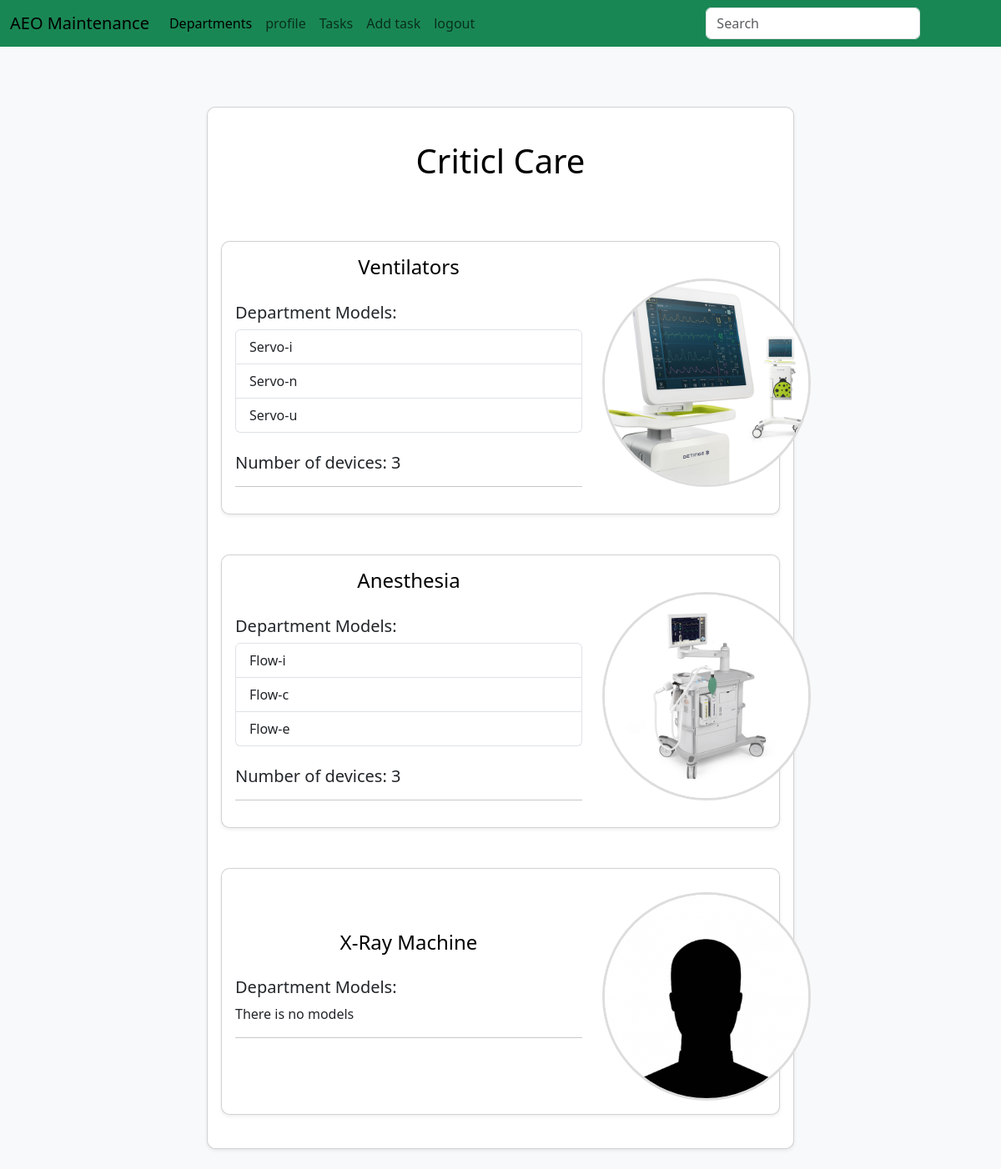
Screenshot of /departments/1/devices/ (signed in) with the database file from the repository.
### maintenance_system/models.py (models this page shows, shortened)
class Department(db.Model):
	id = db.Column(db.Integer, primary_key=True)
	name = db.Column(db.String(80), unique=True)
	members = db.relationship('User', backref='department', lazy=True)
	devices = db.relationship('Device', backref='department', lazy=True)

class Device(db.Model):
	id = db.Column(db.Integer, primary_key=True)
	name = db.Column(db.String(80), unique=True)
	department_id = db.Column(db.Integer, db.ForeignKey('department.id'))
	models = db.relationship('Model', backref='device', lazy=True)

class Model(db.Model):
	id = db.Column(db.Integer, primary_key=True)
	name = db.Column(db.String(80), unique=True)
	manufacturer = db.Column(db.String(80))
	picture = db.Column(db.String(20), default='device_model.jpg')
	device_id = db.Column(db.Integer, db.ForeignKey('device.id'))
	machines = db.relationship('Machine', backref='model', lazy=True)

### maintenance_system/Main/routes.py (the view)
@main.route('/<path:path>', methods=['GET'])
def catch_all(path):
    return f"Caught route: {path}", 404

### maintenance_system/Devices/forms.py (shortened to what this page needs)
class DeviceForm(FlaskForm):
    name = StringField('Device Name', validators=[DataRequired(), Length(min=2, max=20)])
    submit = SubmitField('Add')

### maintenance_system/Devices/routes.py (called while the page is built)
@devicesbp.route('/departments/<int:department_id>/devices/', methods=['GET'])
def devices(department_id):
    department = Department.query.get_or_404(department_id)
    users = User.query.all()
    form = DeviceForm()
    devices = department.devices
    return render_template('devices.html', department=department, devices=devices, form=form, users=users)

### maintenance_system/models.py (called while the page is built)
@login_manager.user_loader
def load_user(user_id):
	return User.query.get(int(user_id))

### maintenance_system/Templates/devices.html (shortened to what this page needs)
{% extends "layout.html"%}
{% block content %}
<div class="row justify-content-center">
	<div class="col-lg-8 mt-4 mb-4">
		<div class="card p-3 shadow-sm">
			<div class="row">
				<div class="col-md-8 col-lg-12 mt-4 mb-4">
					<a href="{{ url_for('departmentsbp.department', id = department.id) }}" class="anchor-custom">
						<h1 class="text-center mb-4">{{ department.name }}</h1>
					</a>
				</div>
				{% for device in devices %}
				<div class="col-md-8 col-lg-12 mt-4 mb-4">
					<div class="card p-3 shadow-sm">
						<div class="row align-items-center">
							<div class="col-lg-8 col-12">
								<a href="{{ url_for('modelsbp.models', device_id = device.id)}}" class="anchor-custom">
									<h4 class="mb-1 text-center">{{ device.name }}</h4>
								</a>
								<br>
								<h5>Department Models: </h5>
								{% if device.models%}
								<div class="list-group">
									{% for model in device.models%}
									<a href="{{ url_for('machinesbp.machines', model_id = model.id)}}"
										class="list-group-item list-group-item-action">{{
										model.name }}</a>
									{% endfor%}
								</div>
								<br>
								<h5>Number of devices: {{ device.models|length }}</h5>
								{% else %}
								<p>There is no models</p>
								{% endif%}
								<hr>
							</div>
							<div class="col-lg-4 text-center mt-1">
							{% set device_picture = (device.models | random).picture if device.models else 'default.jpg' %}
								<img src="{{ url_for('static', filename='images/'+ device_picture) }}" alt="User Photo"
									class="rounded-photo mt-2">
							</div>
						</div>
					</div>
				</div>
				{% endfor %}
			</div>
		</div>
	</div>
	{% endblock%}

### maintenance_system/static/css/style.css (style rules this page uses)
body { background-color: #f8f9fa; }
.rounded-photo { width: 250px; height: 250px; object-fit: cover; border-radius: 50%; border: 3px solid #ddd; }
.anchor-custom { text-decoration: none; color: black; cursor: pointer; transition: color 0.3s ease; }
.card { border-radius: 10px; }
.list-group-item { display: flex; justify-content: space-between; align-items: center; }

### rows the page displays
Department: name "Criticl Care"
Device: name "Ventilators", models|length "3", picture (picture)
Model: name "Servo-i"
Model: name "Servo-n"
Model: name "Servo-u"
Device: name "Anesthesia", models|length "3", picture (picture)
Model: name "Flow-i"
Model: name "Flow-c"
Model: name "Flow-e"
Device: name "X-Ray Machine", shows "There is no models", shows a picture
